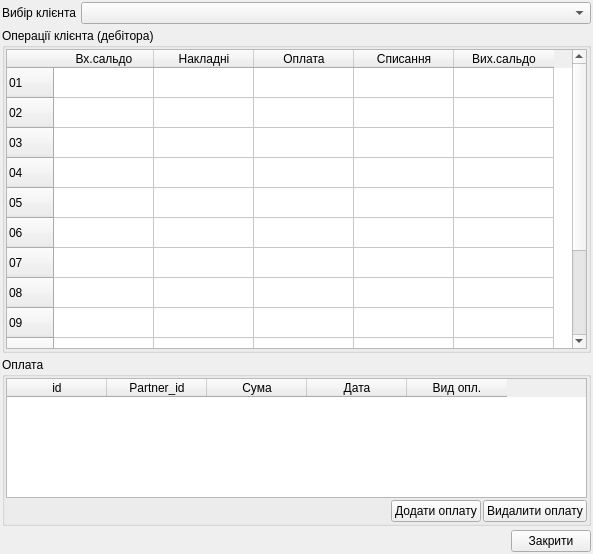
<?xml version="1.0" encoding="UTF-8"?>
<ui version="4.0">
 <class>UForm_RozrahZDebitoramy</class>
 <widget class="QWidget" name="UForm_RozrahZDebitoramy">
  <property name="geometry">
   <rect>
    <x>0</x>
    <y>0</y>
    <width>593</width>
    <height>554</height>
   </rect>
  </property>
  <property name="windowTitle">
   <string>Розрахунки з дебіторами</string>
  </property>
  <layout class="QVBoxLayout" name="verticalLayout_3">
   <property name="spacing">
    <number>4</number>
   </property>
   <property name="margin">
    <number>2</number>
   </property>
   <item>
    <layout class="QHBoxLayout" name="horizontalLayout">
     <property name="spacing">
      <number>4</number>
     </property>
     <item>
      <widget class="QLabel" name="label_clientFilter">
       <property name="text">
        <string>Вибір клієнта</string>
       </property>
      </widget>
     </item>
     <item>
      <widget class="QComboBox" name="comboBox_clientFilter">
       <property name="sizePolicy">
        <sizepolicy hsizetype="Expanding" vsizetype="Fixed">
         <horstretch>0</horstretch>
         <verstretch>0</verstretch>
        </sizepolicy>
       </property>
      </widget>
     </item>
    </layout>
   </item>
   <item>
    <widget class="QGroupBox" name="groupBox">
     <property name="title">
      <string>Операції клієнта (дебітора)</string>
     </property>
     <layout class="QVBoxLayout" name="verticalLayout_2">
      <property name="spacing">
       <number>1</number>
      </property>
      <property name="margin">
       <number>1</number>
      </property>
      <item>
       <widget class="QTableWidget" name="tableWidget_operacii">
        <property name="sizePolicy">
         <sizepolicy hsizetype="Expanding" vsizetype="Fixed">
          <horstretch>0</horstretch>
          <verstretch>0</verstretch>
         </sizepolicy>
        </property>
        <property name="minimumSize">
         <size>
          <width>0</width>
          <height>300</height>
         </size>
        </property>
        <row>
         <property name="text">
          <string>01</string>
         </property>
        </row>
        <row>
         <property name="text">
          <string>02</string>
         </property>
        </row>
        <row>
         <property name="text">
          <string>03</string>
         </property>
        </row>
        <row>
         <property name="text">
          <string>04</string>
         </property>
        </row>
        <row>
         <property name="text">
          <string>05</string>
         </property>
        </row>
        <row>
         <property name="text">
          <string>06</string>
         </property>
        </row>
        <row>
         <property name="text">
          <string>07</string>
         </property>
        </row>
        <row>
         <property name="text">
          <string>08</string>
         </property>
        </row>
        <row>
         <property name="text">
          <string>09</string>
         </property>
        </row>
        <row>
         <property name="text">
          <string>10</string>
         </property>
        </row>
        <row>
         <property name="text">
          <string>11</string>
         </property>
        </row>
        <row>
         <property name="text">
          <string>12</string>
         </property>
        </row>
        <row>
         <property name="text">
          <string>Всього</string>
         </property>
        </row>
        <column>
         <property name="text">
          <string>Вх.сальдо</string>
         </property>
        </column>
        <column>
         <property name="text">
          <string>Накладні</string>
         </property>
        </column>
        <column>
         <property name="text">
          <string>Оплата</string>
         </property>
        </column>
        <column>
         <property name="text">
          <string>Списання</string>
         </property>
        </column>
        <column>
         <property name="text">
          <string>Вих.сальдо</string>
         </property>
        </column>
       </widget>
      </item>
     </layout>
    </widget>
   </item>
   <item>
    <widget class="QGroupBox" name="groupBox_oplata">
     <property name="title">
      <string>Оплата</string>
     </property>
     <layout class="QVBoxLayout" name="verticalLayout">
      <property name="spacing">
       <number>2</number>
      </property>
      <property name="margin">
       <number>1</number>
      </property>
      <item>
       <widget class="QTableWidget" name="tableWidget_oplata">
        <column>
         <property name="text">
          <string>id</string>
         </property>
        </column>
        <column>
         <property name="text">
          <string>Partner_id</string>
         </property>
        </column>
        <column>
         <property name="text">
          <string>Сума</string>
         </property>
        </column>
        <column>
         <property name="text">
          <string>Дата</string>
         </property>
        </column>
        <column>
         <property name="text">
          <string>Вид опл.</string>
         </property>
        </column>
       </widget>
      </item>
      <item>
       <layout class="QHBoxLayout" name="horizontalLayout_2">
        <item>
         <spacer name="horizontalSpacer">
          <property name="orientation">
           <enum>Qt::Horizontal</enum>
          </property>
          <property name="sizeHint" stdset="0">
           <size>
            <width>40</width>
            <height>20</height>
           </size>
          </property>
         </spacer>
        </item>
        <item>
         <widget class="QPushButton" name="pushButton_addOplata">
          <property name="text">
           <string>Додати оплату</string>
          </property>
          <property name="icon">
           <iconset resource="../images/images_sklad.qrc">
            <normaloff>:/pictures/greplus.png</normaloff>:/pictures/greplus.png</iconset>
          </property>
         </widget>
        </item>
        <item>
         <widget class="QPushButton" name="pushButton_2">
          <property name="text">
           <string>Видалити оплату</string>
          </property>
          <property name="icon">
           <iconset resource="../images/images_sklad.qrc">
            <normaloff>:/pictures/redminus.png</normaloff>:/pictures/redminus.png</iconset>
          </property>
         </widget>
        </item>
       </layout>
      </item>
     </layout>
    </widget>
   </item>
   <item>
    <layout class="QHBoxLayout" name="horizontalLayout_3">
     <property name="spacing">
      <number>4</number>
     </property>
     <item>
      <spacer name="horizontalSpacer_2">
       <property name="orientation">
        <enum>Qt::Horizontal</enum>
       </property>
       <property name="sizeHint" stdset="0">
        <size>
         <width>40</width>
         <height>20</height>
        </size>
       </property>
      </spacer>
     </item>
     <item>
      <widget class="QPushButton" name="pushButton_closeProgram">
       <property name="text">
        <string>Закрити</string>
       </property>
       <property name="icon">
        <iconset resource="../images/images_sklad.qrc">
         <normaloff>:/pictures/button_cancel.png</normaloff>:/pictures/button_cancel.png</iconset>
       </property>
      </widget>
     </item>
    </layout>
   </item>
  </layout>
 </widget>
 <resources>
  <include location="../images/images_sklad.qrc"/>
 </resources>
 <connections/>
</ui>
